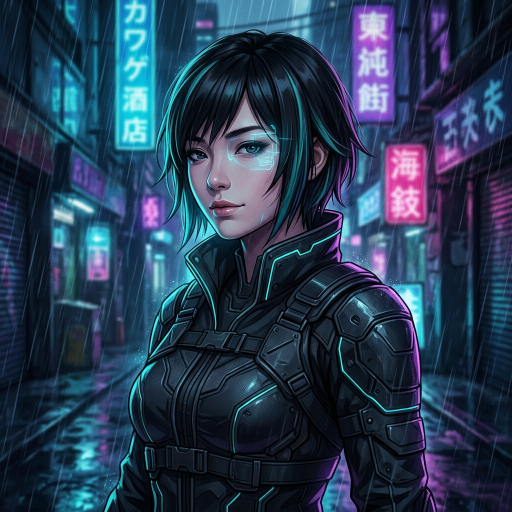
#> input picture AI 1인 MUD Game NEON REQUIEM/frontend/src/assets/scene/images/npcs/hana.png, 1024 x 1024 px (shown at 1/2 size)
$ python -i make_hana_from_ref.py   (imports and definitions only)
#> lines starting #> are read from the running program, lines starting #| are printed output that depends on the picture
#> further down, picture is the input picture: PIL image 1024x1024 RGB; mean R, G, B 39.2, 59.1, 83
from __future__ import annotations

import os
import math
import random
from PIL import Image, ImageDraw, ImageFilter, ImageOps, ImageEnhance


REF_PATH = r"C:\Users\Luna\.cursor\projects\g-KNOU-Somoim-Jungwon-Drive-Obsidian-Vault-AI-1-MUD-Game-NEON-REQUIEM\assets\c__Users_Luna_AppData_Roaming_Cursor_User_workspaceStorage_523e43503166e1873931fe44072b5562_images_______-3fdce429-e6fb-4b9f-8101-04181583737c.png"
OUT_PATH = (
    r"g:\내 드라이브\KNOU\Somoim\Jungwon_Drive_Obsidian_Vault\AI 1인 MUD Game NEON REQUIEM"
    r"\frontend\src\assets\scene\images\npcs\hana.png"
)


# [60 lines left out: functions neon_bg, neon_overlay, not called in this run]


def cyberpunk_grade(im: Image.Image) -> Image.Image:
    x = im.convert("RGBA")
    # teal-magenta split tone
    r, g, b, a = x.split()
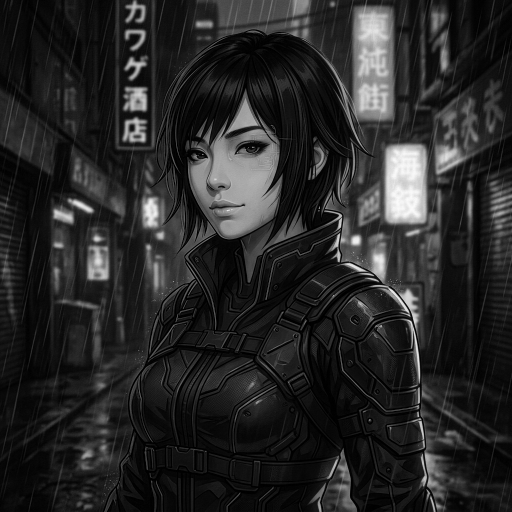
#> r: PIL image 1024x1024 L (shown at 1/2 size); min 0, max 253, mean 39.2
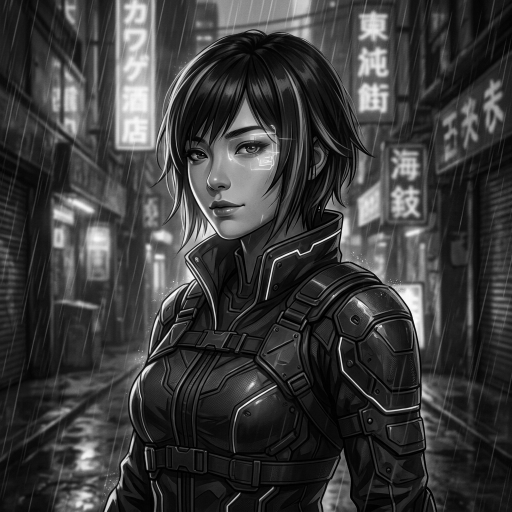
#> g: PIL image 1024x1024 L (shown at 1/2 size); min 0, max 255, mean 59.1
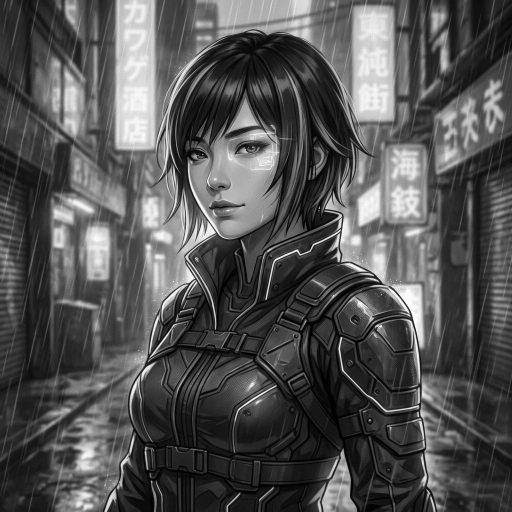
#> b: PIL image 1024x1024 L (shown at 1/2 size); min 0, max 255, mean 83
#> a: PIL image 1024x1024 L; every value is 255
    r = ImageEnhance.Brightness(r).enhance(1.03)
    b = ImageEnhance.Brightness(b).enhance(1.06)
    x = Image.merge("RGBA", (r, g, b, a))
    x = ImageEnhance.Brightness(x).enhance(0.90)
    x = ImageEnhance.Color(x).enhance(1.45)
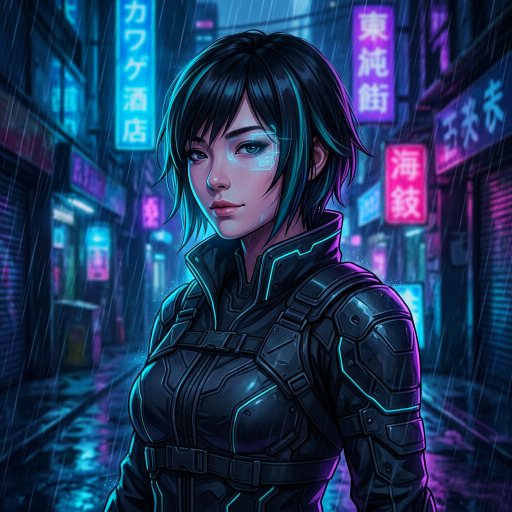
#> x: PIL image 1024x1024 RGBA (shown at 1/2 size); mean R, G, B, A 29, 53.3, 90.2, 255
    x = ImageEnhance.Contrast(x).enhance(1.22)
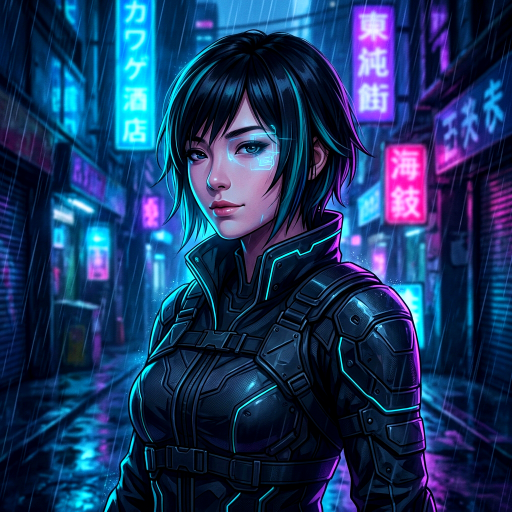
#> x: PIL image 1024x1024 RGBA (shown at 1/2 size); mean R, G, B, A 27, 54.1, 97.4, 255
    x = ImageEnhance.Sharpness(x).enhance(1.15)
    return x


# [68 lines left out: functions add_rain, main, not called in this run]


# [2 lines not run here, left out]

>>> from PIL import Image
>>> picture = Image.open('../src/assets/scene/images/npcs/hana.png')
>>> result = cyberpunk_grade(picture)

$ run again, on AI 1인 MUD Game NEON REQUIEM/frontend/src/assets/scene/images/npcs/ghost_queen.png
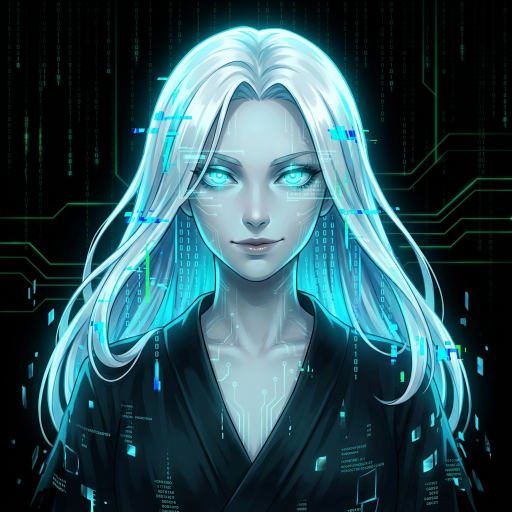
#> input picture AI 1인 MUD Game NEON REQUIEM/frontend/src/assets/scene/images/npcs/ghost_queen.png, 1024 x 1024 px (shown at 1/2 size)
#> picture is the input picture: PIL image 1024x1024 RGB; mean R, G, B 44.2, 79.8, 86.7
#> in cyberpunk_grade, `r, g, b, a = x.split()`:
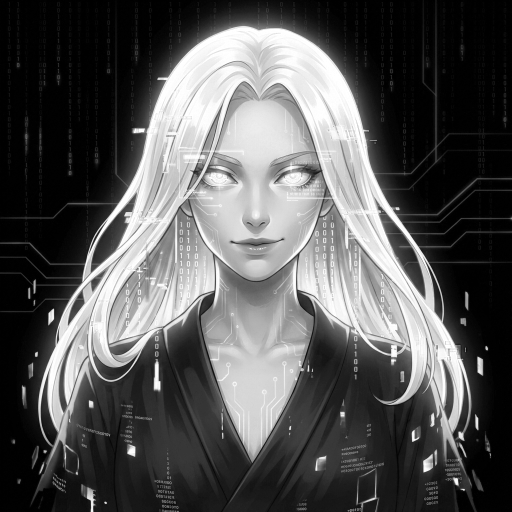
#> b: PIL image 1024x1024 L (shown at 1/2 size); min 0, max 255, mean 86.7
#> a: PIL image 1024x1024 L; every value is 255
#> in cyberpunk_grade, `x = ImageEnhance.Contrast(x).enhance(1.22)`:
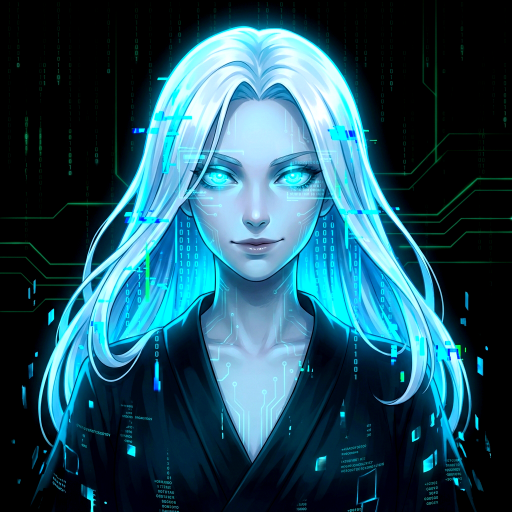
#> x: PIL image 1024x1024 RGBA (shown at 1/2 size); mean R, G, B, A 34.7, 79.6, 95, 255

$ run again, on AI 1인 MUD Game NEON REQUIEM/frontend/src/assets/scene/images/npcs/iron_jack.png
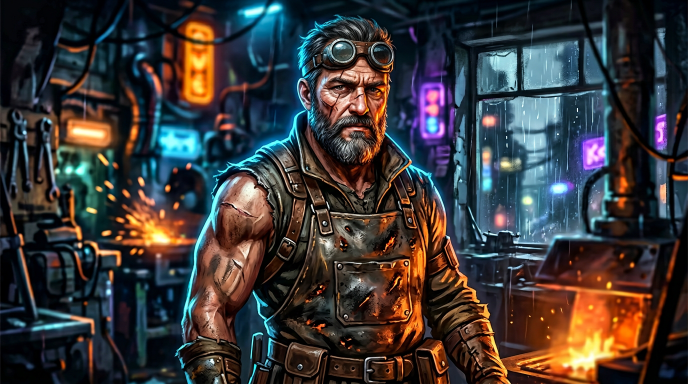
#> input picture AI 1인 MUD Game NEON REQUIEM/frontend/src/assets/scene/images/npcs/iron_jack.png, 1376 x 768 px (shown at 1/2 size)
#> picture is the input picture: PIL image 1376x768 RGB; mean R, G, B 59.7, 56, 56
#> in cyberpunk_grade, `r, g, b, a = x.split()`:
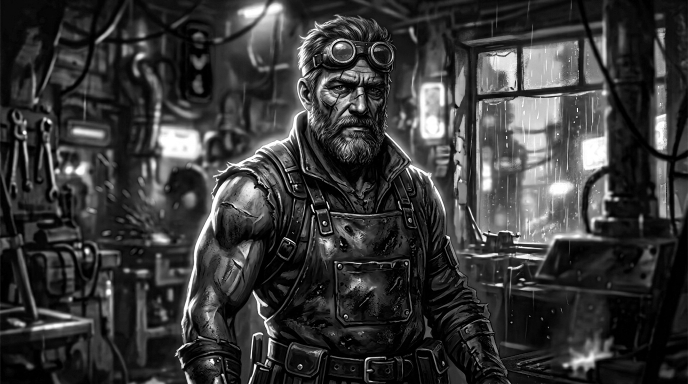
#> b: PIL image 1376x768 L (shown at 1/2 size); min 0, max 255, mean 56
#> a: PIL image 1376x768 L; every value is 255
#> in cyberpunk_grade, `x = ImageEnhance.Contrast(x).enhance(1.22)`:
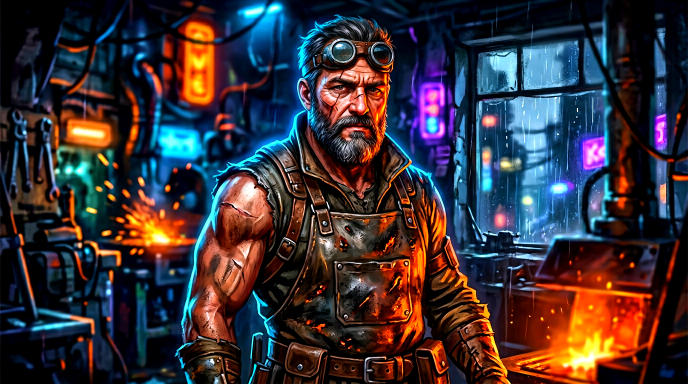
#> x: PIL image 1376x768 RGBA (shown at 1/2 size); mean R, G, B, A 57.7, 49.1, 55.1, 255

$ run again, on AI 1인 MUD Game NEON REQUIEM/frontend/src/assets/scene/images/npcs/jin.png
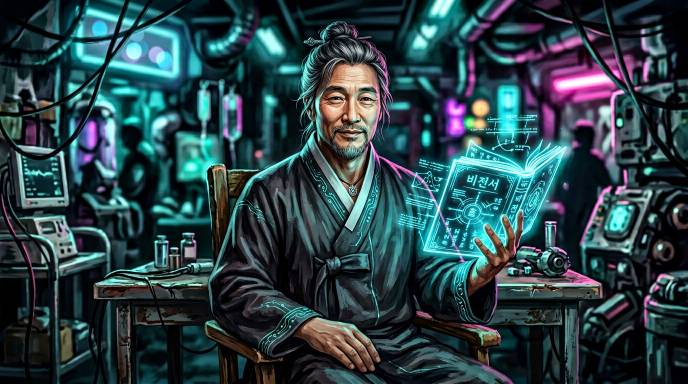
#> input picture AI 1인 MUD Game NEON REQUIEM/frontend/src/assets/scene/images/npcs/jin.png, 1376 x 768 px (shown at 1/2 size)
#> picture is the input picture: PIL image 1376x768 RGB; mean R, G, B 42, 66.2, 71.9
#> in cyberpunk_grade, `r, g, b, a = x.split()`:
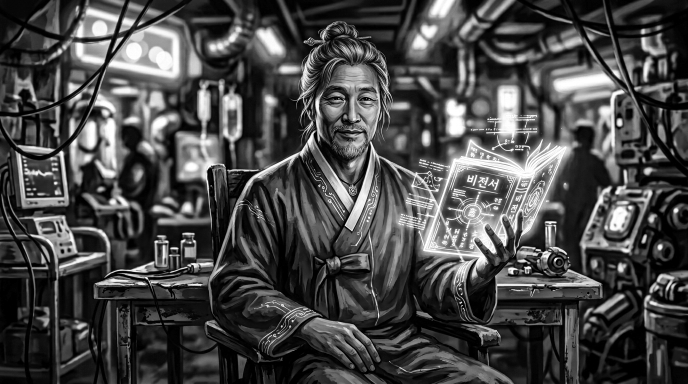
#> b: PIL image 1376x768 L (shown at 1/2 size); min 0, max 255, mean 71.9
#> a: PIL image 1376x768 L; every value is 255
#> in cyberpunk_grade, `x = ImageEnhance.Contrast(x).enhance(1.22)`:
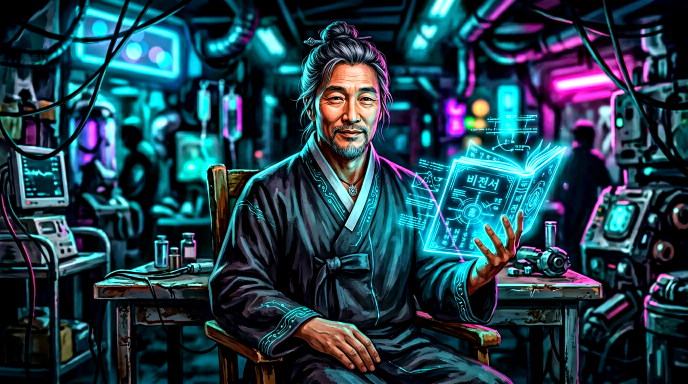
#> x: PIL image 1376x768 RGBA (shown at 1/2 size); mean R, G, B, A 32.8, 63.5, 77, 255
